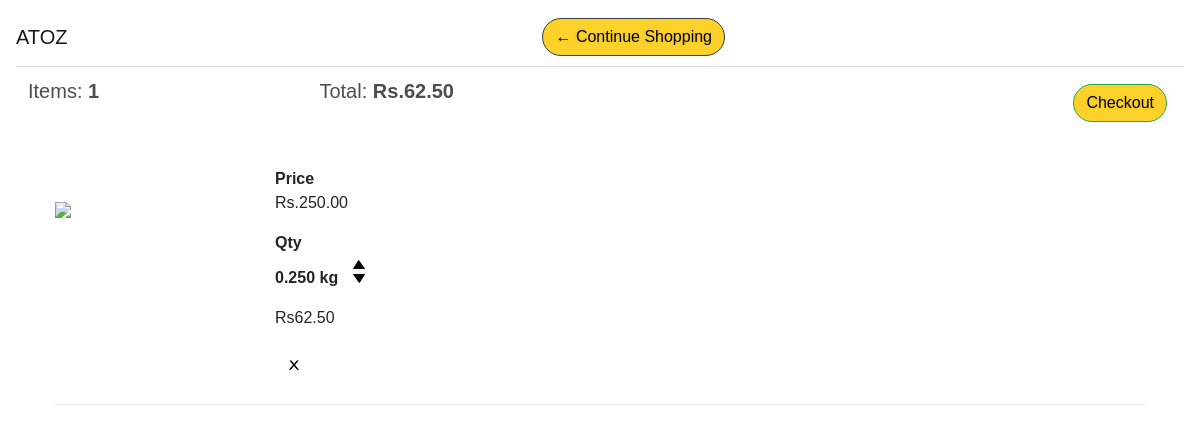
Before: /user/add/cart/ (signed in) with the older database file.
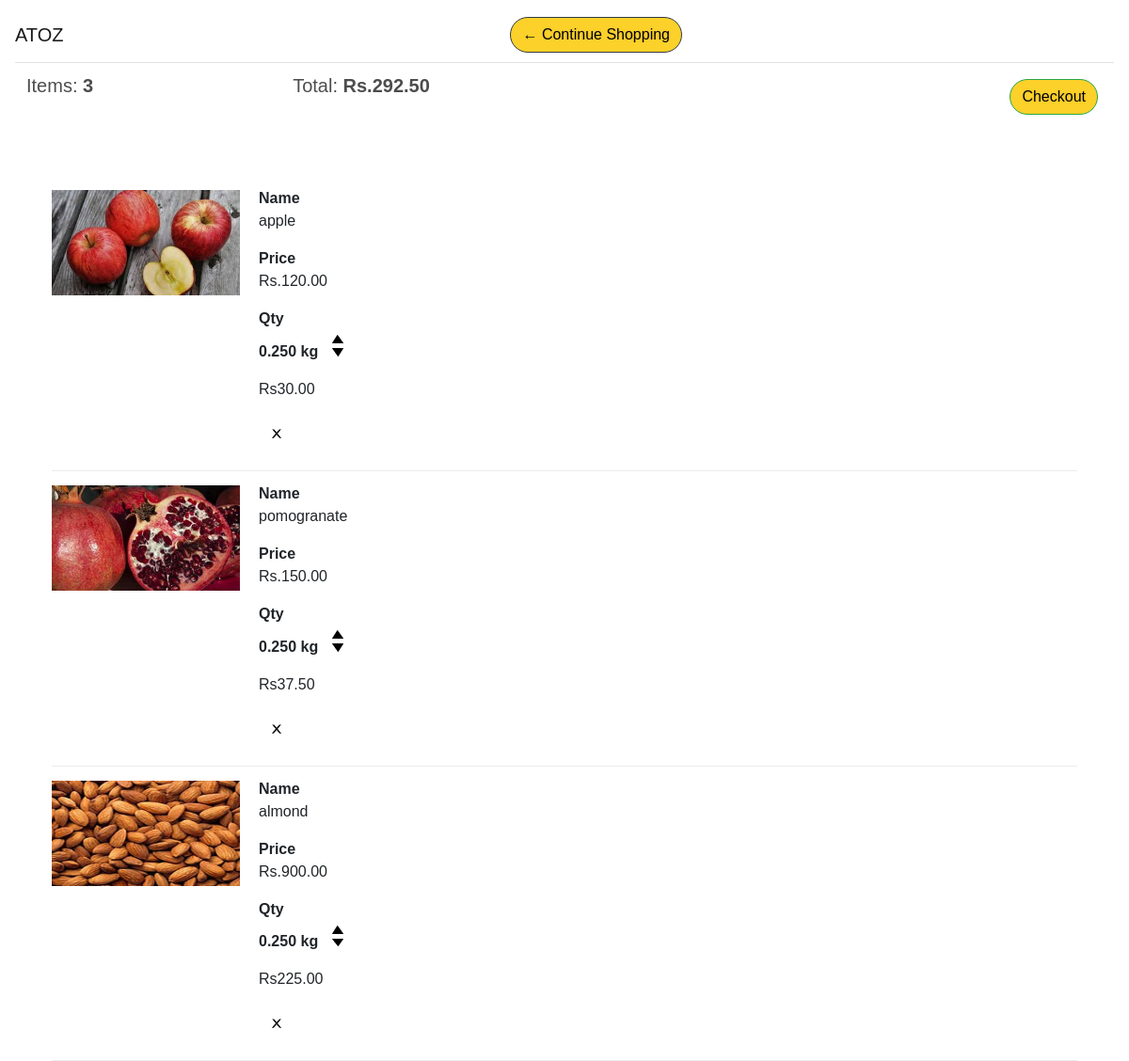
After: the same page with the newer database file.
### atoz_store/models.py (models this page shows, shortened)
class Order(models.Model):
    status = (
        ("op","order processing"),
        ("od","out for delivery"),
        ("d","delivered"),
         )
    customer = models.ForeignKey(Customer,on_delete=models.SET_NULL,blank=True,null=True)
    status = models.CharField(max_length=40,choices=status,null=True,default="null")
    date_ordered = models.DateTimeField(auto_now_add=True,null=True)
    mark = models.IntegerField(default=1)
    complete = models.BooleanField(default=True,null=True,blank=False)
    transaction_id = models.CharField(max_length=128,null=True)
    @property
    def get_cart_total(self):
        orderitem=self.orderitem_set.all()
        total = sum([item.get_total for item in orderitem])
        return total
    @property
    def get_cart_items(self):
        orderitem=self.orderitem_set.all()
        total = sum([self.mark for item in orderitem])
        return total

class OrderItem(models.Model):
    product = models.ForeignKey(Product,on_delete=models.SET_NULL,blank=True,null=True)
    order = models.ForeignKey(Order,on_delete=models.SET_NULL,blank=True,null=True)
    quantity = models.DecimalField(decimal_places=3,max_digits=7 ,default=0,null=True,blank=True)
    date_ordered = models.DateTimeField(auto_now_add=True)
    @property
    def get_total(self):
        total = self.product.price*self.quantity
        return total

class Product(models.Model):
    catagory_choice = (
        ("fruit","fruit"),
        ("dryfruit","dryfruit"),
        ("vegitable","vegitable"),
        ("other","other"),
         )
    name = models.CharField(max_length=128,null=True,)
    catagory = models.CharField(max_length=30,choices= catagory_choice ,null=True)
    price = models.DecimalField(max_digits=7, decimal_places=2)
    image = models.ImageField(null=True,blank=True)
    prodtype =models.BooleanField(default=True)
    @property
    def imageURL(self):
        try:
            url = self.image.url
        except:
            url = ''
        return url

### atoz_store/views.py (the view, shortened to what this page needs)
# urls.py: path('cart/',views.cart,name="cart"),
def cart(request):
    if request.user.is_authenticated:
        email = request.user.email
        name = request.user.first_name
        customer,created = Customer.objects.get_or_create(
            email=email,
        )
        customer.name = name
        customer.save()
        order,created = Order.objects.get_or_create(customer=customer,complete=False)
        items = order.orderitem_set.all()
        print(items)
        cartitems = order.get_cart_items
        print(cartitems,"here we are")
    context = {'items':items,'order':order,'cartitems':cartitems}
    return render(request,'atoz_Store/cart.html',context)

### atoz_store/Templates/atoz_store/cart.html (shortened to what this page needs)
{% extends 'atoz_store/main.html' %}
{% load static %}
{% block content %}
	<div class="row">
		<div class="col-lg-12">
  <nav class="navbar navbar-light fixed-top sticky">
    <span class="navbar-brand mb-0 h1">ATOZ</span>
			<div class="box-element">
                <a  class="btn btn-outline-dark srcbtn " href="{% url 'store' %}">&#x2190; Continue Shopping</a>
            </div>
            <br>
            <br>
            <table class="table">
                <tr>
                    <th><h5>Items: <strong>{{order.get_cart_items|floatformat:0}}</strong></h5></th>
                    <th><h5>Total:<strong> Rs.{{order.get_cart_total|floatformat:2}}</strong></h5></th>
                    <th>
                        <a  style="float:right; margin:5px;" class="btn btn-success srcbtn " href="{% url 'checkout' %}">Checkout</a>
                    </th>
                </tr>
            </table>
        </nav>
			<div class="box-element">
            {% for item in items%}
            <div style="flex:2"><img class="image" src="{{item.product.imageURL}}">
            </div>
            <div class="cart-column">
                <div style="flex:2"><strong>Name</strong><p>{{item.product.name}}</p></div>
                <div style="flex:1"><strong>Price</strong><p>Rs.{{item.product.price|floatformat:2}}</p></div>
                <div style="flex:1">
                    <div ><strong>Qty</strong></div>
                    {% if request.user.is_authenticated %}
                        {% if item.product.prodtype %}
                        <p class="quantity" style="flex:1"> <strong> {{item.quantity|floatformat:3}} kg</strong></p>
                        <div class="quantity">
                            <img data-product={{item.product.id}} data-action="add" class="chg-quantity update-cart"  src="{% static  'images/arrow-up.png' %}">
                            <img data-product={{item.product.id}}  data-action="remove" class="chg-quantity update-cart" src="{% static  'images/arrow-down.png' %}">
                        </div>
                        {% endif%}
                    {% endif %}
                </div>
                <div style="flex:1"><p>Rs{{item.get_total|floatformat:2}}</p></div>
                <img data-product={{item.product.id}}  data-action="delete" class="delete update-cart"  src="{% static  'images/x.png' %}">
            </div>
            {% endfor %}
		</div>
    </div>
{% endblock content %}

### atoz_store/Templates/atoz_store/main.html (shortened to what this page needs)
<!DOCTYPE html>
<html lang="en">
<head>
  {% load static %}
    <link rel="stylesheet" href="https://stackpath.bootstrapcdn.com/bootstrap/4.5.0/css/bootstrap.min.css">
    <link rel="stylesheet" href="{% static 'css/main.css' %}">
</head>
<body>
   <div class="container">
       <br>
       {% block content%}
       {% endblock content%}
   </div>
</body>
</html>

### atoz_store/static/css/main.css (style rules this page uses)
body { background-color:white; font-family: 'Ubuntu', sans-serif; }
h1,h2,h3,h4,h5,h6 { color:hsl(0, 0%, 30%); }
.box-element { padding-left: 20px; background-color: #fff; border-radius: 4px; padding: 10px; font-family: 'Ubuntu', sans-serif; }
.sticky { background-color: #fff; }
.delete { width: 1cm; height: 1cm; }
.col-lg-4, .col-lg-6, .col-lg-8, .col-lg-12 { margin-top: 10px; }
.btn { border-radius: 5em; background-color: #6b8e23; color: black; }
.image { padding-top: 150px; margin-bottom: -115px; width: 200px; }
.cart-column { cursor: pointer; padding-left: 220px; padding-bottom: 20px; margin-bottom: -135px; border-bottom: 1px solid #ececec; }
.quantity { display: inline-block; font-weight: 700; padding-right:10px; }
.chg-quantity { width: 12px; cursor: pointer; display: block; margin-top: 5px; transition:.1s; }
.srcbtn { background-color: #fcd12a; }
a { text-shadow: 0px 0px 3px rgba(117, 117, 117, 0.12); color: grey; text-decoration: none }

Changed rows visible on the page:
removed OrderItem: product.price "250.00", quantity "0.250", get_total "62.50"
computed for Order: get_cart_items "1" → "3"; get_cart_total "62.50" → "292.50"
added OrderItem: product.imageURL (picture), product.name "apple", product.price "120.00", quantity "0.250", get_total "30.00"
added OrderItem: product.imageURL (picture), product.name "pomogranate", product.price "150.00", quantity "0.250", get_total "37.50"
added OrderItem: product.imageURL (picture), product.name "almond", product.price "900.00", quantity "0.250", get_total "225.00"
